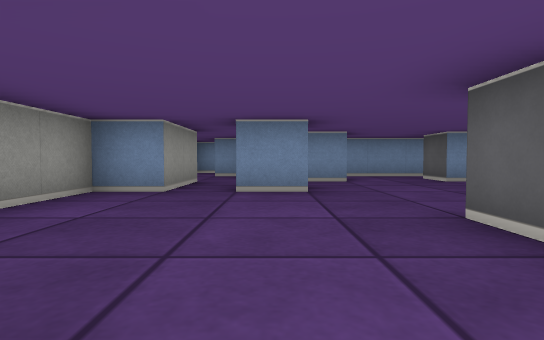
view 1 (above)

24 first-person views from a walk through a cub3D ray-caster map. The camera is about half as high as the walls, tilts 2° down and sees 80° across. The floor is counted in squares. Each view is taken from the middle of a square. On the plan, view 1 faces up. The plan holds only what a view shows up to about 9 squares ahead; the rest is blank.

view 2
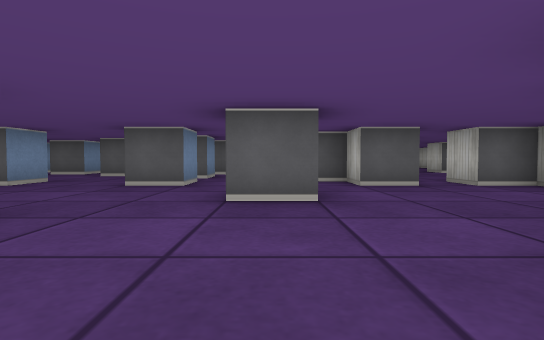

view 3
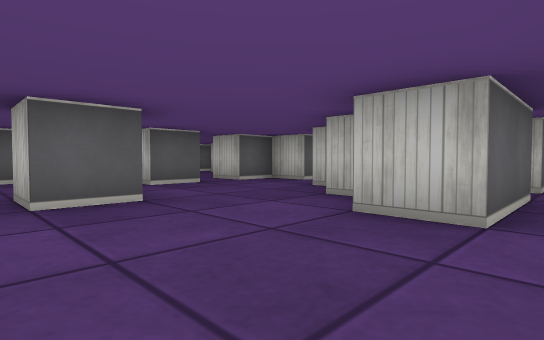

view 4
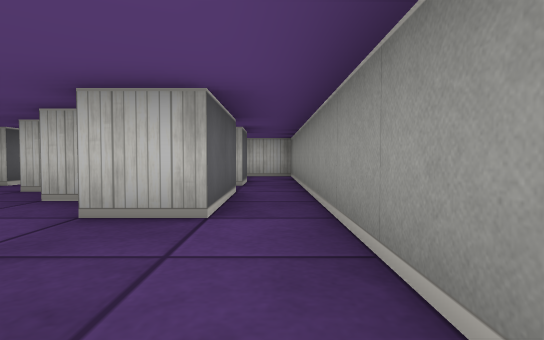

view 5
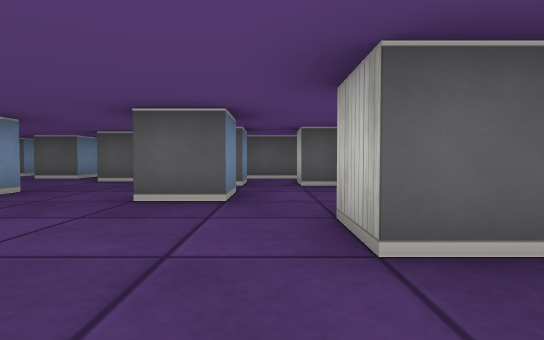

view 6
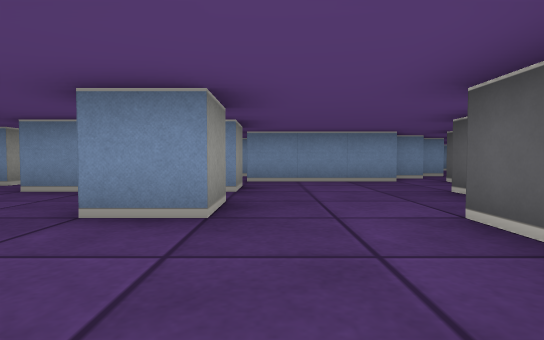

view 7
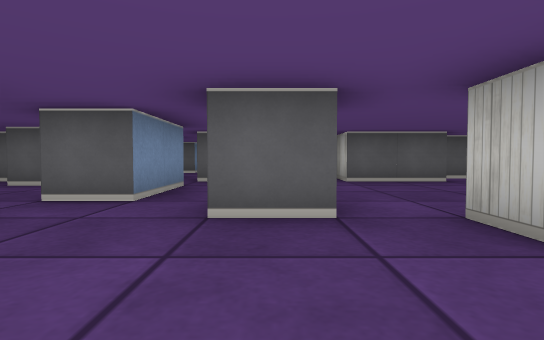

view 8
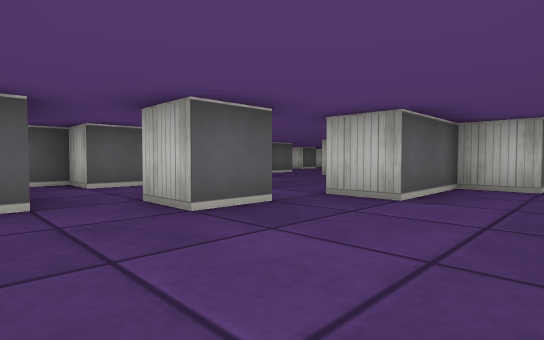

view 9
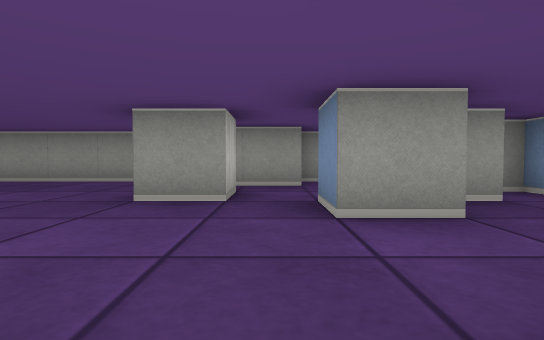

view 10
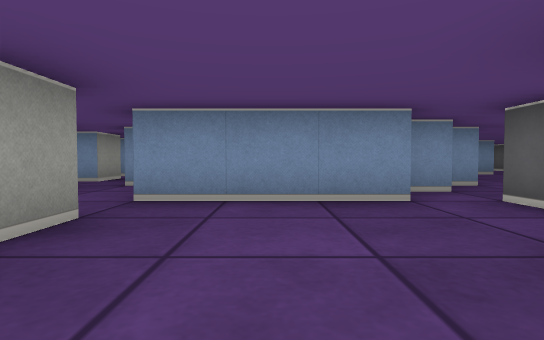

view 11
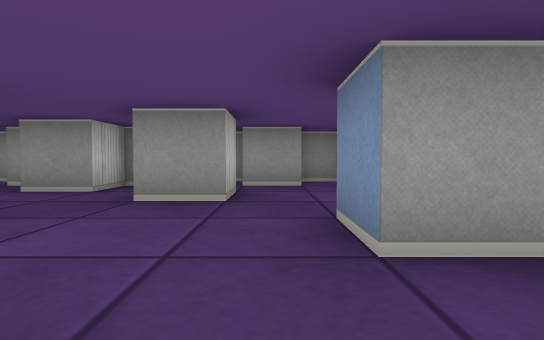

view 12
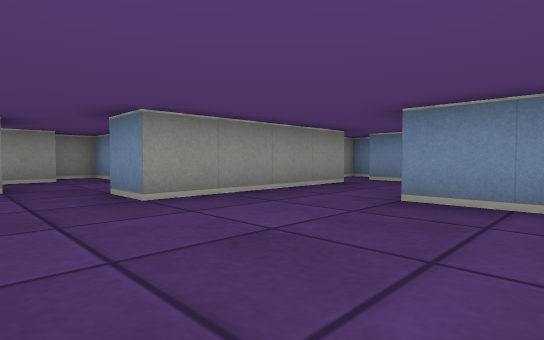

view 13
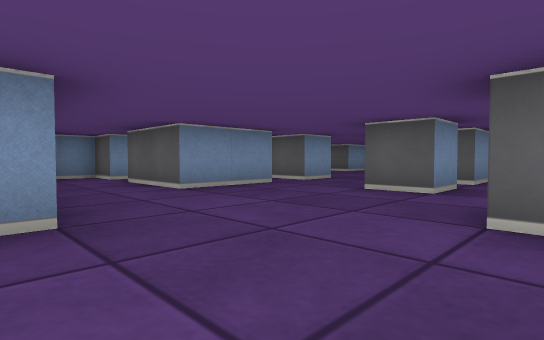

view 14
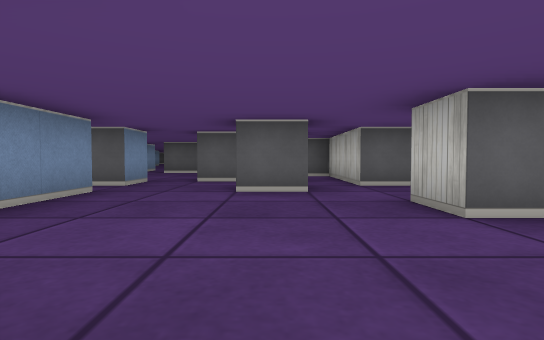

view 15
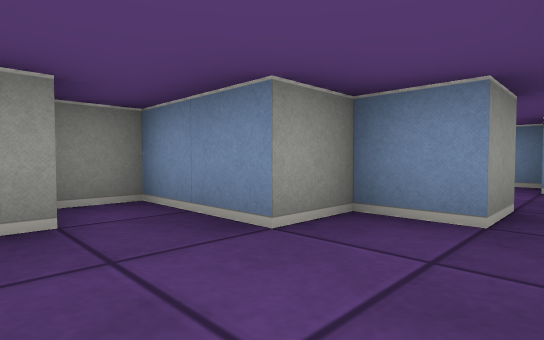

view 16
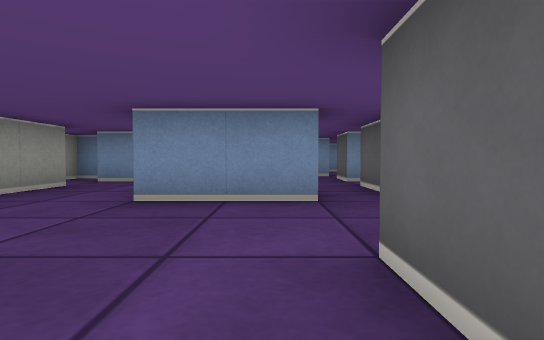

view 17
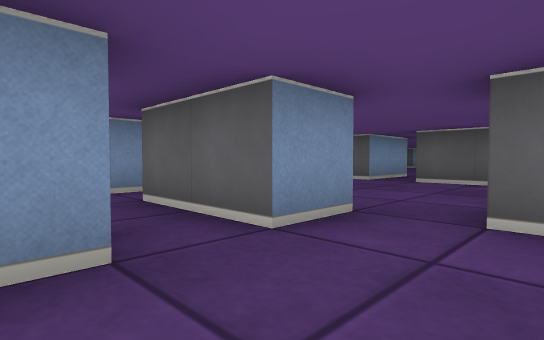

view 18
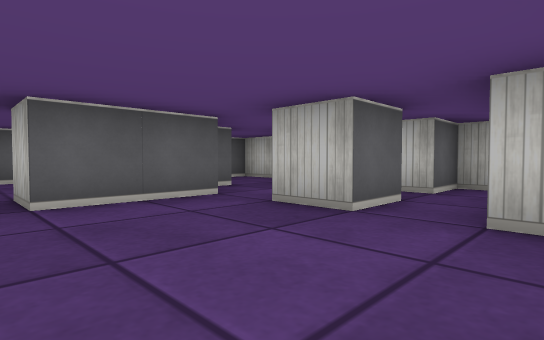

view 19
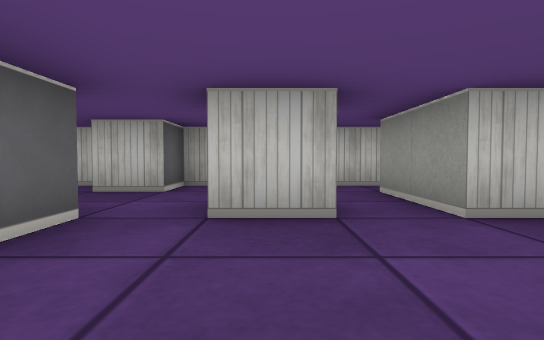

view 20
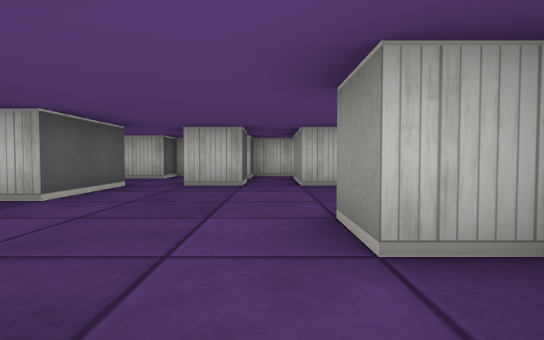

view 21
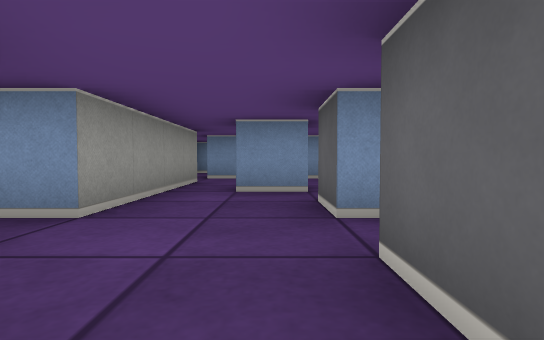

view 22
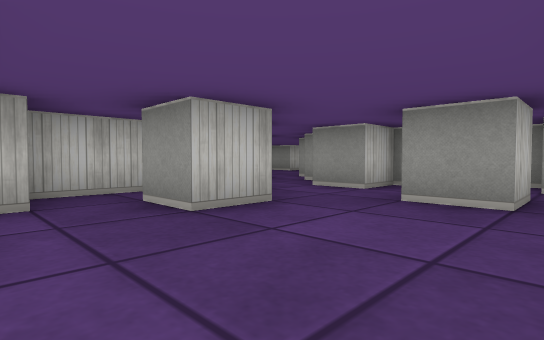

view 23
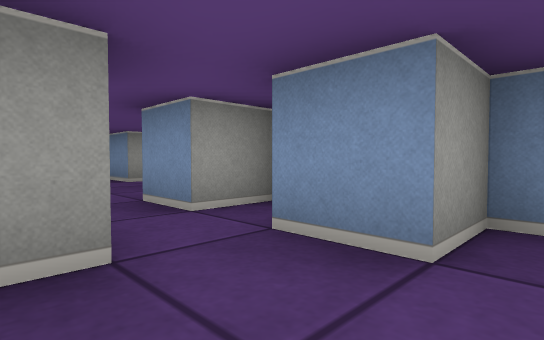

view 24
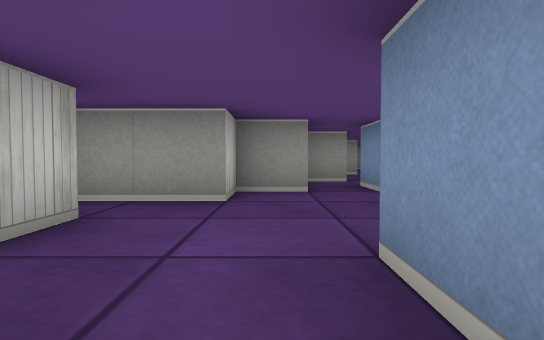

### Floor plan
Key: @ floor where view 1 was taken; # wall or solid block; . floor.
Columns run from 3 left of view 1 to 27 right of it. Each row starts with its distance up from view 1.
 27                    # #
 26                    . .
 25                   #. .
 24                   #.#.
 23         .##. ######..# .
 22         #....##.#.#..#...
 21           #..........##...##
 20           ##...#..#..#......
 19           ####.#..##.#....#...#
 18           ###..#..........##
 17           #....#......#.#..#
 16           ##........#.#.....
 15           #..#..........#.#..#
 14      #.   ##......#..#########
 13      ..#   ##.##.
 12       ..  ##..####
 11       ..###... ##
 10   ##   .....##...
  9  .#..###......##
  8  .##.......#..#
  7 #..##..#.......
  6 ##........#....##
  5 ##.#......#....#
  4 #......#.###...##
  3 #..........# .. #
  2 #....#.. # #
  1 #.......#
  0 #.#@...##
 -1 #.##.....
 -2 #..##..#.
 -3 #.#   ##
 -4 #.
 -5 #.
 -6 ###

Where each view was taken, in squares from view 1:
view 1: 0 up, 0 right, facing up
view 2: 2 up, 2 left, facing right
view 3: 3 up, 2 left, facing down-right
view 4: 3 up, 2 left, facing down
view 5: 3 up, 0 right, facing right
view 6: 4 up, 5 right, facing up
view 7: 8 up, 5 right, facing right
view 8: 10 up, 5 right, facing down-right
view 9: 6 up, 4 right, facing left
view 10: 7 up, 6 right, facing up
view 11: 16 up, 14 right, facing left
view 12: 15 up, 16 right, facing up-left
view 13: 14 up, 12 right, facing up-right
view 14: 16 up, 12 right, facing right
view 15: 16 up, 11 right, facing up-left
view 16: 15 up, 16 right, facing up
view 17: 17 up, 16 right, facing up-right
view 18: 20 up, 19 right, facing down-right
view 19: 20 up, 21 right, facing down
view 20: 23 up, 20 right, facing down
view 21: 19 up, 17 right, facing up
view 22: 16 up, 14 right, facing down-left
view 23: 20 up, 14 right, facing up-left
view 24: 21 up, 12 right, facing left
